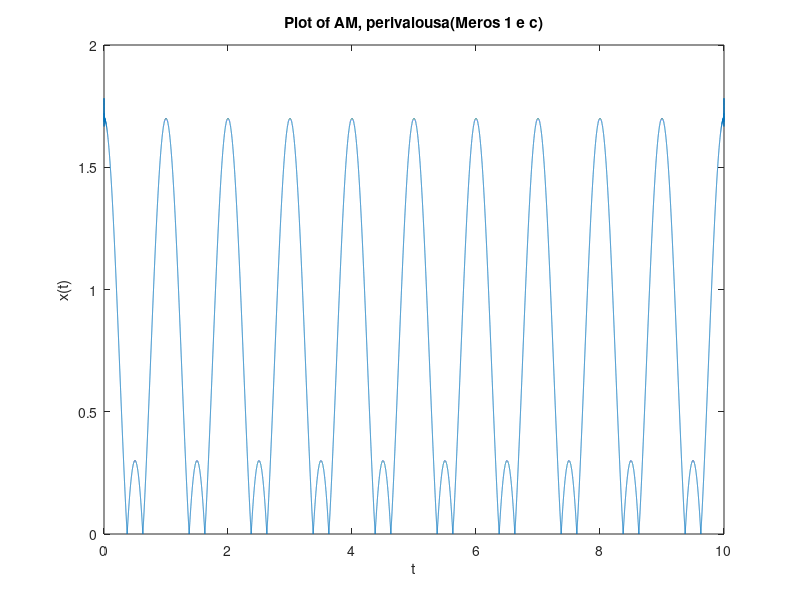

Write the MATLAB code that produced this figure.
fs=10000;
Ts=1/fs;
t=[0:Ts:10];
m=cos(2*pi*t);
Ac=0.7;
fc=500;
x=(Ac+m).*cos(2*pi*fc*t);
env=abs(hilbert(x));

figure;
plot(t,env);
title('Plot of AM, perivalousa(Meros 1 e c)');
xlabel('t');
ylabel('x(t)');
